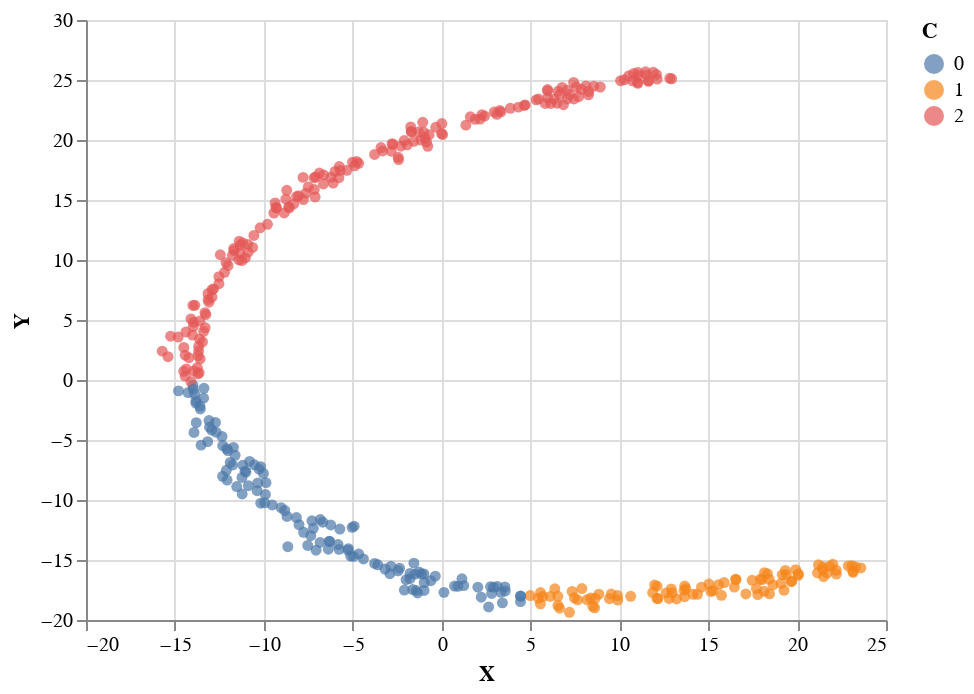

The notebook cell this image was saved under:
### Code cell
alt.Chart(df).mark_circle().encode(
    x = 'X',
    y = 'Y',
    color = 'C:N'
    
)

### Figure 1 — Vega-Lite specification as saved in the notebook (floating-point values rounded to 4 significant figures; data arrays with more than 128 entries replaced by an {"elided": "..."} marker saying what was removed)
{"config": {"view": {"continuousWidth": 400, "continuousHeight": 300}}, "data": {"name": "data-8edf1887a11501242f67f61223c786f6"}, "mark": "circle", "encoding": {"color": {"type": "nominal", "field": "C"}, "x": {"type": "quantitative", "field": "X"}, "y": {"type": "quantitative", "field": "Y"}}, "$schema": "https://vega.github.io/schema/vega-lite/v4.8.1.json", "datasets": {"data-8edf1887a11501242f67f61223c786f6": {"elided": "392 records"}}}
